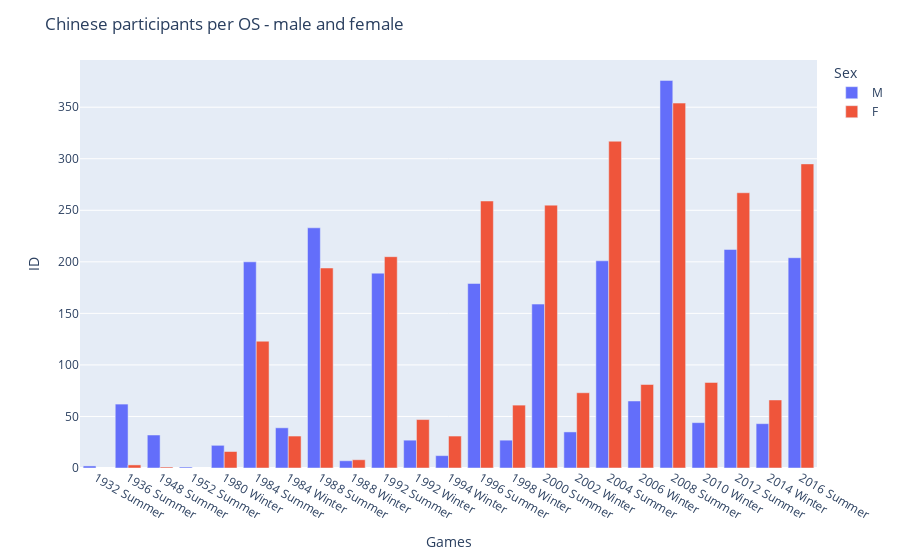

The code cell stored with this chart in its notebook:
### Markdown cell above
### Participants per OS - male and female

### Code cell
fig = df_china.exploratory_plot("Games", "ID", grouping = "Sex", plot="bar")
fig.update_layout(title_text = "Chinese participants per OS - male and female")
fig.show()

### Figure 1 — Plotly figure (JSON) as saved in the notebook; plotly's stock layout.template omitted (floating-point values rounded to 4 significant figures)
{"data": [{"alignmentgroup": "True", "hovertemplate": "Sex=M<br>Games=%{x}<br>ID=%{y}<extra></extra>", "legendgroup": "M", "marker": {"color": "#636efa", "pattern": {"shape": ""}}, "name": "M", "offsetgroup": "M", "orientation": "v", "showlegend": true, "textposition": "auto", "type": "bar", "x": ["1932 Summer", "1936 Summer", "1948 Summer", "1952 Summer", "1980 Winter", "1984 Summer", "1984 Winter", "1988 Summer", "1988 Winter", "1992 Summer", "1992 Winter", "1994 Winter", "1996 Summer", "1998 Winter", "2000 Summer", "2002 Winter", "2004 Summer", "2006 Winter", "2008 Summer", "2010 Winter", "2012 Summer", "2014 Winter", "2016 Summer"], "xaxis": "x", "y": [2, 62, 32, 1, 22, 200, 39, 233, 7, 189, 27, 12, 179, 27, 159, 35, 201, 65, 376, 44, 212, 43, 204], "yaxis": "y"}, {"alignmentgroup": "True", "hovertemplate": "Sex=F<br>Games=%{x}<br>ID=%{y}<extra></extra>", "legendgroup": "F", "marker": {"color": "#EF553B", "pattern": {"shape": ""}}, "name": "F", "offsetgroup": "F", "orientation": "v", "showlegend": true, "textposition": "auto", "type": "bar", "x": ["1932 Summer", "1936 Summer", "1948 Summer", "1952 Summer", "1980 Winter", "1984 Summer", "1984 Winter", "1988 Summer", "1988 Winter", "1992 Summer", "1992 Winter", "1994 Winter", "1996 Summer", "1998 Winter", "2000 Summer", "2002 Winter", "2004 Summer", "2006 Winter", "2008 Summer", "2010 Winter", "2012 Summer", "2014 Winter", "2016 Summer"], "xaxis": "x", "y": [null, 3, 1, null, 16, 123, 31, 194, 8, 205, 47, 31, 259, 61, 255, 73, 317, 81, 354, 83, 267, 66, 295], "yaxis": "y"}], "layout": {"barmode": "group", "legend": {"title": {"text": "Sex"}, "tracegroupgap": 0}, "margin": {"t": 60}, "title": {"text": "Chinese participants per OS - male and female"}, "xaxis": {"anchor": "y", "domain": [0, 1], "title": {"text": "Games"}}, "yaxis": {"anchor": "x", "domain": [0, 1], "title": {"text": "ID"}}}}
